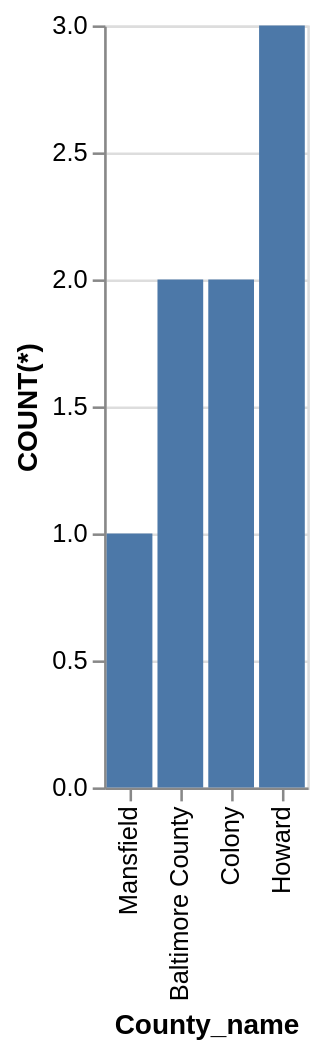

The specification (Vega-Lite) saved for this image:
### Vega-Lite specification from a JSON file in a GitHub repository (floating-point values rounded to 4 significant figures)
{"data": {"values": [{"x_data": "Howard", "y_data": 3}, {"x_data": "Baltimore County", "y_data": 2}, {"x_data": "Colony", "y_data": 2}, {"x_data": "Mansfield", "y_data": 1}]}, "mark": "bar", "encoding": {"x": {"field": "x_data", "type": "nominal", "title": "County_name", "sort": {"op": "sum", "field": "y_data", "order": "ascending"}}, "y": {"field": "y_data", "type": "quantitative", "title": "COUNT(*)"}}}
